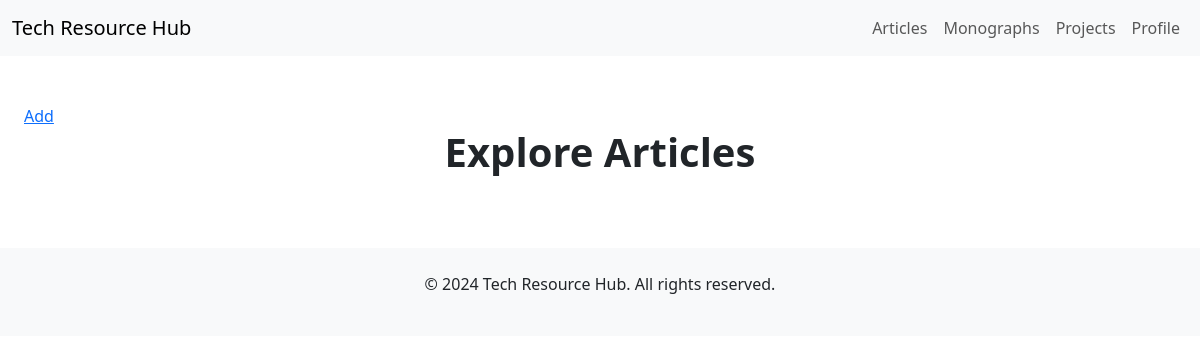
/articles/ (signed in), run on an earlier commit of the app's database.
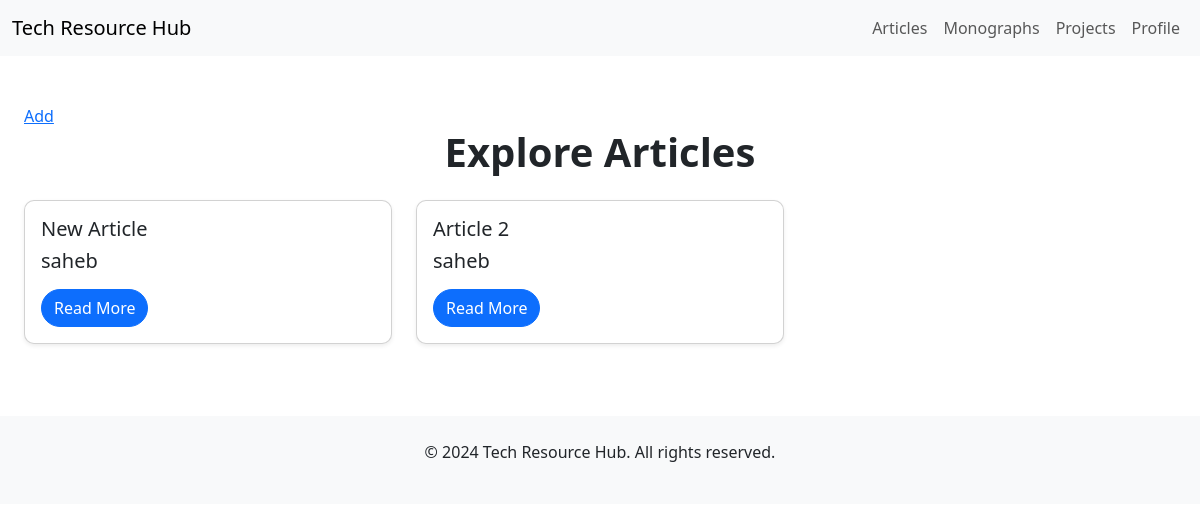
And on a later commit of the database.
### resources/models.py (models this page shows, shortened)
class Article(models.Model):
    user = models.ForeignKey(User, on_delete=models.CASCADE, related_name='articles')
    title = models.CharField(max_length=200)
    abstract = models.TextField()
    file = models.FileField(upload_to='articles/files/', blank=True, null=True)
    created_at = models.DateTimeField(auto_now_add=True)

### resources/views.py (the view)
# urls.py: path('articles/', views.articles_view, name='articles'),
@login_required
def articles_view(request):
    articles = Article.objects.filter(user=request.user)
    return render(request, 'resources/articles.html', {'articles': articles})

### resources/templates/resources/articles.html (shortened to what this page needs)
{% extends 'resources/base.html' %}
{% block content %}
<div class="container my-5">
    <a href="{% url 'resources:add_article' %}">Add</a>
    <h1 class="text-center mb-4">Explore Articles</h1>
    <div class="row">
        {% for article in articles %}
        <div class="col-md-4 mb-4">
            <div class="card h-100 shadow-sm">
                <div class="card-body">
                    <h5 class="card-title">{{ article.title }}</h5>
                    <h5> {{article.user.username }} </h5>
                    <a href="{% url 'resources:article_detail' article.pk %}" class="btn btn-primary">Read More</a>
                </div>
            </div>
        </div>
        {% endfor %}
    </div>
</div>
{% endblock %}

### resources/templates/resources/base.html (shortened to what this page needs)
{% load static %}
<!DOCTYPE html>
<html lang="en">
<head>
    <link href="{% static 'css/bootstrap.min.css' %}" rel="stylesheet">
    <link href="{% static 'css/styles.css' %}" rel="stylesheet">
</head>
<body>
    <nav class="navbar navbar-expand-lg navbar-light bg-light">
        <div class="container-fluid">
            <a class="navbar-brand" href="/">Tech Resource Hub</a>
            <div class="collapse navbar-collapse" id="navbarNav">
                <ul class="navbar-nav ms-auto">
                    <li class="nav-item">
                        <a class="nav-link" href="{% url 'resources:articles' %}">Articles</a>
                    </li>
                    <li class="nav-item">
                        <a class="nav-link" href="{% url 'resources:monographs' %}">Monographs</a>
                    </li>
                    <li class="nav-item">
                        <a class="nav-link" href="{% url 'resources:projects' %}">Projects</a>
                    </li>
                    <li class="nav-item">
                        <a class="nav-link" href="{% url 'account:profile' %}">Profile</a>
                    </li>
                </ul>
            </div>
        </div>
    </nav>
    <div class="container mt-4">
        {% block content %}{% endblock %}
    </div>
    <footer class="bg-light py-4 mt-5">
        <div class="container text-center">
            <p>&copy; 2024 Tech Resource Hub. All rights reserved.</p>
        </div>
    </footer>
</body>
</html>

### static/css/styles.css (style rules this page uses)
.card { border-radius: 10px; overflow: hidden; transition: transform 0.2s ease-in-out; }
h1 { font-size: 2.5rem; font-weight: bold; }
.btn { border-radius: 20px; }
.container { max-width: 1200px; }

What changed in the data, as far as the page shows it:
added Article: title "New Article", user.username "saheb"
added Article: title "Article 2", user.username "saheb"
